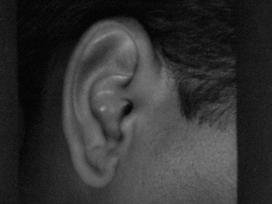
#> input picture ear_example.jpg, 272 x 204 px
$ python biometric_ear.py
#> lines starting #> are read from the running program, lines starting #| are printed output that depends on the picture; after the words box and inside, x2 and y2 are one past the last pixel; in counts of white or black regions, pixels touching at a corner belong together
import cv2
import numpy as np
import matplotlib.pyplot as plt
from skimage import data
from skimage.segmentation import active_contour
import scipy


def CannyThreshold(val):
    global low_threshold
    low_threshold = val


def alpha_parm(x):
    global alpha
    alpha = x

def betha_parm(x):
    global betha
    betha = x

def gamma_parm(x):
    global gamma
    gamma = x

def line_parm(x):
    global line
    line = x
#   print(alpha*0.001)

def edge_parm(x):
    global edge
    edge = x

def ellip_x(x):
    global ax_x
    ax_x = x
def alt_y(x):
    global altura
    altura = x
def tresh_hold (x):
    global th
    th = x
def dilatation (x):
    global min_size
    min_size = x

colors = (0,255,0)

cv2.namedWindow("Original",cv2.WINDOW_NORMAL)
cv2.namedWindow("Masked",cv2.WINDOW_NORMAL)
cv2.namedWindow("Avg_Masked",cv2.WINDOW_NORMAL)
cv2.namedWindow("Treshhold",cv2.WINDOW_NORMAL)
cv2.namedWindow("Canny",cv2.WINDOW_NORMAL)


name = "ear_example.jpg"
#name = "/home/jose/Downloads/ear/raw/051_1.bmp"
origin = cv2.imread(name)
#> origin is the input picture: shape (204, 272, 3); min 1, max 154, mean 50.4

image_col = cv2.imread(name)

image = cv2.imread(name,0)
#> image: shape (204, 272); min 1, max 154, mean 50.4


blur = cv2.GaussianBlur(image_col,(9,9),0)

alpha = 207
betha = 635
gamma= 1
line= 100
edge = 808
ax_x = 111
altura = 122
th=73 #treshold
low_threshold = 100
iterations = 100
min_size = 50


cv2.resizeWindow('Original', 600,600)
cv2.resizeWindow('Masked', 600,600)
cv2.resizeWindow('Avg_Masked', 600,600)
cv2.resizeWindow('Treshhold', 600,600)
cv2.resizeWindow('Canny', 600,600)


cv2.createTrackbar("Alpha", 'Original', alpha, 1000, alpha_parm)
cv2.createTrackbar("Betha", 'Original', betha, 1000, betha_parm)
cv2.createTrackbar("Gamma", 'Original', gamma, 1000, gamma_parm)
cv2.createTrackbar("Line", 'Original', line, 1000, line_parm)
cv2.createTrackbar("Edge", 'Original', edge, 1000, edge_parm)
cv2.createTrackbar("X axis", 'Original', ax_x, 1000, ellip_x)
cv2.createTrackbar("ALtura", 'Original', altura, 1000, alt_y)

cv2.createTrackbar("Tresh", 'Treshhold', th, 1000, tresh_hold)

cv2.createTrackbar("Tresh_max", 'Canny', low_threshold, 1000, CannyThreshold)
cv2.createTrackbar("Min", 'Canny', min_size, 1000, dilatation)


tmp = (alpha,betha,gamma,line,edge,ax_x,altura)
while True:
    s = np.linspace(0, 2*np.pi, 400)
    x = ax_x  + 65*np.cos(s)
    y = 100 + altura*np.sin(s)
    init = np.array([x, y]).T


    #alpha 0.07
    #beta 0.17
    #w_line 0.15
    #w_edge=-0.75
    #gamma=0.01

    snake = active_contour(blur,init,alpha*0.001, betha*0.001, line*0.001, edge*(-0.001), gamma*0.001, max_iterations=200)
#> snake = 400 pairs, first value 72.32 to 159.6, second value 66.99 to 149.4

    snake = np.expand_dims(snake, axis=0)


    snake = np.rint(snake)
#> snake = 400 pairs, first value 72 to 160, second value 67 to 149
    snake = snake.astype(int)

    init = np.expand_dims(init, axis=0)
    init = np.rint(init)
    init = init.astype(int)

    cv2.polylines(image_col,snake, True, color=colors, thickness=1  )
    cv2.polylines(image_col,init, True, color=(255,0,0), thickness=2)
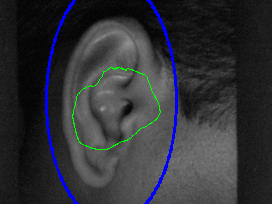
#> image_col: shape (204, 272, 3); mean B, G, R 54.9, 50.2, 48.9

    # mask defaulting to black for 3-channel and transparent for 4-channel
# (of course replace corners with yours)
    mask = np.zeros(blur.shape, dtype=np.uint8)
    # fill the ROI so it doesn't get wiped out when the mask is applied
    channel_count = blur.shape[2]  # i.e. 3 or 4 depending on your image
#> channel_count = 3
    ignore_mask_color = (255,)*channel_count
#> ignore_mask_color = (255, 255, 255)
    cv2.fillPoly(mask, snake, ignore_mask_color)
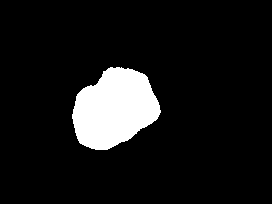
#> mask: shape (204, 272, 3); 9.4% white; 1 white region, box (x1, y1, x2, y2) and area: (72, 67, 161, 150) 5204
    # from Masterfool: use cv2.fillConvexPoly if you know it's convex

    # apply the mask
    masked_image = cv2.bitwise_and(origin, mask)
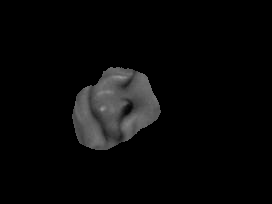
#> masked_image: shape (204, 272, 3); min 0, max 154, mean 8.2

    avg_masked = cv2.medianBlur(masked_image,5)

    tr,thresh1 = cv2.threshold(avg_masked,th,255,cv2.THRESH_BINARY)
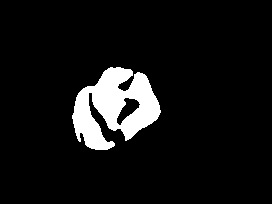
#> thresh1: shape (204, 272, 3); 7.6% white; 1 white region, box (x1, y1, x2, y2) and area: (72, 67, 161, 150) 4224
#> tr = 73

    img_blur = cv2.blur(thresh1, (3,3))
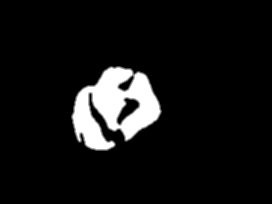
#> img_blur: shape (204, 272, 3); min 0, max 255, mean 19.4
    detected_edges = cv2.Canny(img_blur, low_threshold, low_threshold*4, 3)
#> detected_edges: shape (204, 272); 1% white in thin lines or dots, all inside (x1, y1, x2, y2) = (72, 66, 161, 150)
    mask_1 = detected_edges != 0
    dst = thresh1 * (mask_1[:,:,None].astype(thresh1.dtype))
#> dst: shape (204, 272, 3); 0.5% white in thin lines or dots, all inside (x1, y1, x2, y2) = (72, 67, 161, 150)
    dilate = cv2.dilate(dst,(3,3),1000)
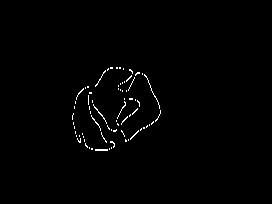
#> dilate: shape (204, 272, 3); 0.93% white in thin lines or dots, all inside (x1, y1, x2, y2) = (72, 67, 161, 151)

    dilate = cv2.cvtColor(dilate,cv2.COLOR_RGB2GRAY)
    #find all your connected components (white blobs in your image)
    nb_components, output, stats, centroids = cv2.connectedComponentsWithStats(dilate, connectivity=8)
#> output: shape (204, 272) int32; 74 distinct labels, from 0 to 73
#> nb_components = 74; stats = 74 rows, first 6: [0, 0, 272, 204, 54971], [110, 67, 3, 2, 6], [116, 67, 2, 2, 4], [119, 67, 2, 2, 4], [107, 68, 2, 3, 4], [123, 68, 1, 2, 2]; centroids = 74 pairs, first value 72.29 to 157.9, second value 67.5 to 149.5
    #connectedComponentswithStats yields every seperated component with information on each of them, such as size
    #the following part is just taking out the background which is also considered a component, but most of the time we don't want that.
    sizes = stats[1:, -1]; nb_components = nb_components - 1
#> after `sizes = stats[1:, -1]`: sizes = 73 values, max 38 at index 10, min 2 at index 4, mean 7.08
#> after `nb_components = nb_components - 1`: nb_components = 73

    # minimum size of particles we want to keep (number of pixels)
    #here, it's a fixed value, but you can set it as you want, eg the mean of the sizes or whatever

    #your answer image
    img2 = np.zeros((output.shape))
    #for every component in the image, you keep it only if it's above min_size
    for i in range(0, nb_components):
        if sizes[i] >= min_size:
            img2[output == i + 1] = 255
#> img2: shape (204, 272) float64; every value is 0

    closing = cv2.morphologyEx(dilate, cv2.MORPH_CLOSE, (3,3))
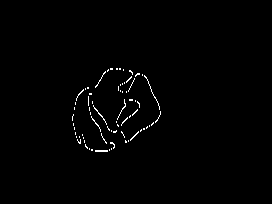
#> closing: shape (204, 272); 0.94% white in thin lines or dots, all inside (x1, y1, x2, y2) = (72, 68, 161, 152)


    cv2.imshow("Original",image_col)
    cv2.imshow("Masked",masked_image)
    cv2.imshow("Avg_Masked",avg_masked)
    cv2.imshow("Treshhold",thresh1)
    cv2.imshow("Canny",dilate)
    cv2.imshow("Canny",img2)
    cv2.imshow("ss",closing)


    print((alpha,betha,gamma,line,edge))
    if (alpha,betha,gamma,line,edge,ax_x,altura) != tmp:
        image_col = cv2.imread(name)


    if cv2.waitKey(1) == ord('q'):
#> (key q is pressed here)
        break
cv2.destroyAllWindows()
